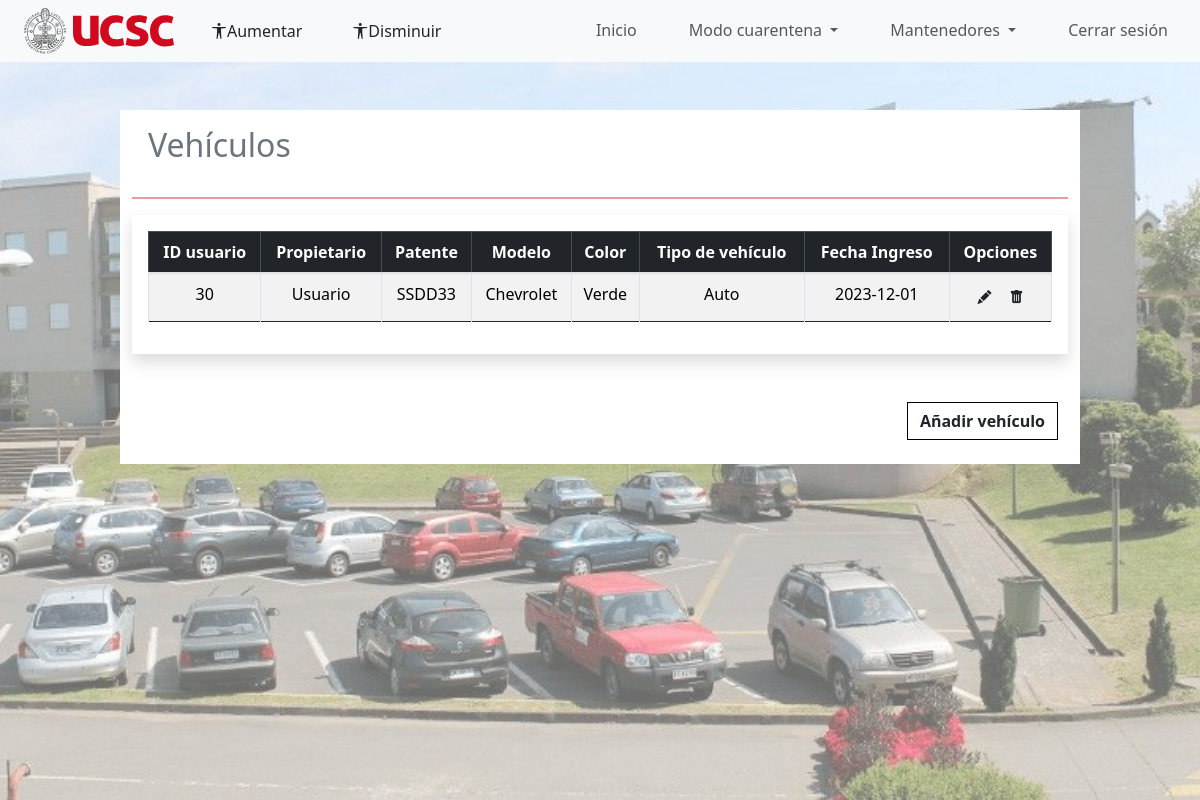
Page /index.php?p=admin/admin_vehiculos (signed in) on the committed database.
### tables this page shows
CREATE TABLE `vehiculos` (
  `id_vehiculo` int(11) NOT NULL,
  `patente` varchar(7) NOT NULL,
  `modelo` varchar(15) NOT NULL,
  `color` varchar(15) NOT NULL,
  `tipo_vehiculo` varchar(20) NOT NULL,
  `fecha_ingreso` date NOT NULL,
  `id_usuario` int(11) NOT NULL
);

CREATE TABLE `usuarios` (
  `id_usuario` int(11) NOT NULL,
  `run` int(10) DEFAULT NULL,
  `nombre` varchar(50) NOT NULL,
  `apellido` varchar(30) DEFAULT NULL,
  `correo` varchar(30) DEFAULT NULL,
  `correo_secundario` varchar(30) DEFAULT NULL,
  `tipo_usuario` text NOT NULL,
  `telefono` int(10) DEFAULT NULL,
  `salud` varchar(20) DEFAULT NULL,
  `foto` varchar(70) DEFAULT NULL,
  `contraseña` varchar(80) NOT NULL,
  `estado` tinyint(1) NOT NULL,
  `token` varchar(255) DEFAULT NULL,
  `cuarentena` tinyint(1) NOT NULL
);

### index.php (called while the page is built, shortened)
<?php
$pagina = isset($_GET['p']) ? strtolower($_GET['p']) : 'auth/login';
require_once 'includes/header.php';
require_once 'pages/' . $pagina . '.php';

### pages/admin/admin_vehiculos.php (shortened to what this page needs)
<div class="container-fluid">
    <div class="container-fluid">
        <div class="row">
            <div class="col-10 bg-white offset-1 mt-5">
                <div class="h2 p-3 text-secondary ">Vehículos</div>
                <hr class="border border-danger border-1 opacity-50">
                <div class="table-responsive shadow p-3">
                    <table class="table table-hover table-bordered border-dark  table-striped text-center" id="miTabla">
                        <thead class="table-dark">
                            <tr>
                                <th scope="col">ID usuario</th>
                                <th scope="col">Propietario</th>
                                <th scope="col">Patente</th>
                                <th scope="col">Modelo</th>
                                <th scope="col">Color</th>
                                <th scope="col">Tipo de vehículo</th>
                                <th scope="col">Fecha Ingreso</th>
                                <th scope="col">Opciones</th>
                            </tr>
                        </thead>
                        <tbody class="table-group-divider">
                            <?php
                            require __DIR__ . '/../../modelo/conexion.php';
                            $sql = "SELECT v.id_vehiculo,u.id_usuario, u.nombre, v.patente, v.modelo, v.color, v.tipo_vehiculo, v.fecha_ingreso
                                    FROM usuarios u
                                    JOIN vehiculos v ON u.id_usuario = v.id_usuario;";
                            $resultado = mysqli_query($conexion, "$sql");
                            while ($row = mysqli_fetch_assoc($resultado)) {
                                echo "<tr id='{$row["id_vehiculo"]}'>";
                                echo "<td data-target='id_usuario'>" . $row["id_usuario"] . "</td>";
                                 echo "<td data-target='nombre'>" . $row["nombre"] . "</td>";
                                echo "<td data-target='patente'>" . $row["patente"] . "</td>";
                                echo "<td data-target='modelo'>" . $row["modelo"] . "</td>";
                                echo "<td data-target='color'>" . $row["color"] . "</td>";
                                echo "<td data-target='tipo_vehiculo'>" . $row["tipo_vehiculo"] . "</td>";
                                echo "<td>" . $row["fecha_ingreso"] . "</td>";
                                echo "<td>";
                                echo "<a href='#' class='btn btn-sm' data-role='update-vehiculos' data-id_vehiculo='" . $row['id_vehiculo'] . "'>";
                                echo "<i class='bi bi-pencil-fill'></i>";
                                echo "</a>";
                                echo "<a href='#' class='btn btn-sm' data-role='eliminar' data-id='" . $row['id_vehiculo'] . "'>";
                                echo "<i class='bi bi-trash-fill'></i>";
                                echo "</a>";
                                echo "</td>";
                                echo "</tr>";
                            }
                            ?>
                        </tbody>
                    </table>
                </div>
                <div class="d-flex justify-content-end mt-5">
                    <button type="submit" class="btn custom-btn  fw-semibold  mb-4 añadir_vehiculo rounded-0" name="añadir"
                        data-bs-toggle="modal" data-bs-target="#nuevomodalVehiculos">Añadir vehículo</button>
                </div>
            </div>
        </div>
    </div>
</div>

### css/style_inicio.css (style rules this page uses)
* { margin: 0; padding: 0; }
.añadir_vehiculo { margin-right: 10px; }

### css/style-perfil.css (style rules this page uses)
#miTabla tbody td { text-align: center !important; }

### css/botones.css (style rules this page uses)
.custom-btn { background-color: #fff; color: #000000; transition: background-color 0.7s ease !important; border: 1px solid #000 !important; cursor: pointer; }

### rows in the picture
vehiculos: id_usuario.id_usuario "30", id_usuario.nombre "Usuario", patente "SSDD33", modelo "Chevrolet", color "Verde", tipo_vehiculo "Auto", fecha_ingreso "2023-12-01"
